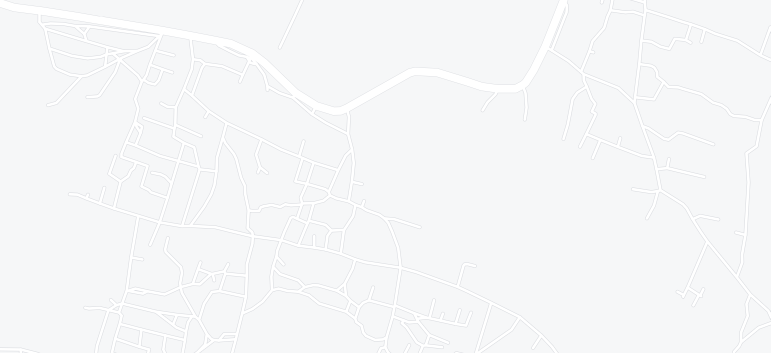
#> input picture Gmap.png, 1541 x 706 px (shown at 1/2 size)
$ python 'task1.3 dijkstra.py'
#> lines starting #> are read from the running program, lines starting #| are printed output that depends on the picture; after the words box and inside, x2 and y2 are one past the last pixel; in counts of white or black regions, pixels touching at a corner belong together
import cv2
import numpy as np
import time
import random


img=cv2.imread("Gmap.png")
#> img is the input picture: shape (706, 1541, 3); mean B, G, R 247.9, 246.9, 245.9
print(img.shape)
#| (706, 1541, 3)


for i in range(img.shape[0]):
    for j in range(img.shape[1]):
        if img[i][j][0] < 255 and img[i][j][1] < 255 and img[i][j][2] < 255:
            img[i,j]=(0, 0, 0)
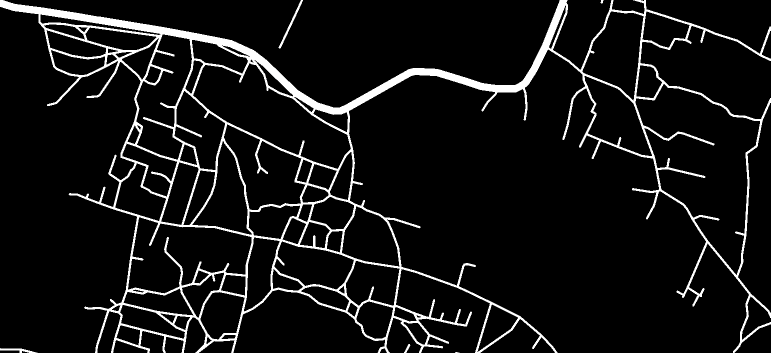
#> img: shape (706, 1541, 3) (shown at 1/2 size); mean B, G, R 20, 20, 20
for k in range(8):
    for l in range(8):
        img[165][1327][0] = 0
        img[165][1327][1] = 0
        img[165][1327][2] = 255
#> img: shape (706, 1541, 3); under 0.01% of pixels changed, all inside (x1, y1, x2, y2) = (1327, 165, 1328, 166)
for k in range(8):
    for l in range(8):
        img[577+k][249+l][0] = 60
        img[577+k][249+l][1] = 255
        img[577+k][249+l][2] = 60
#> img: shape (706, 1541, 3); mean B, G, R 20, 20, 20

#img = cv2.resize(img.astype(np.uint8), (400, 400), interpolation=cv2.INTER_AREA)
img_copy = img.copy()

pink = (255, 0, 255)
black = (255, 255, 255)

h, w, c = img.shape
#> h = 706; w = 1541; c = 3
print(w,h)
#| 1541 706

class node():
    def __init__(self, parent, position):
        self.parent = parent
        self.position = position
        self.g = np.inf
        self.h = np.inf
        self.f = np.inf


def min_dist(open_list):
    min_dist = np.inf
    min_node = None
    for node in open_list:
        if open_list[node].f < min_dist:
            min_dist = open_list[node].f
            min_node = open_list[node]
    return min_node


def get_dist(p1, p2):
    x1, y1 = p1
    x2, y2 = p2
    return (((x1 - x2) ** 2 + (y1 - y2) ** 2)) ** 0.5


def obstacle(position):
    x, y = position
    if img[y][x][0] == 0 and img[y][x][1] == 0 and img[y][x][2] == 0:
        return True
    return False


def goal(position):
    x, y = position
    if img[y][x][0] == 60 and img[y][x][1] == 255 and img[y][x][2] == 60:
        return True
    return False


def show_path(node):
    print('show path')
    current_node = node
    path = []
    path.append(current_node.position)
    current_node = current_node.parent
    while current_node.parent is not None:
        path.append(current_node.position)
        img_copy[current_node.position[1]][current_node.position[0]] = (0, 255, 0)
        current_node = current_node.parent
    path.reverse()
    #    for i in range(len(path)-1):
    #        cv2.line(img_copy.astype(np.uint8), path[i], path[i+1], (0, 255, 0), 5)
    cv2.namedWindow('final path', cv2.WINDOW_NORMAL)
    cv2.imshow("final path", img_copy.astype(np.uint8))
    cv2.imwrite("final_path.png", img_copy)
    if cv2.waitKey(1) == 'q':
        cv2.destroyAllWindows()
        return


def dijstra(start, end):
    print('astar called')
    open_list = {}
    closed_list = []
    start_node = node(None, start)
    start_node.g = start_node.h = start_node.f = 0
    open_list[start] = start_node
    while len(open_list) > 0:
        # print("dict size = ", len(open_list))
        current_node = min_dist(open_list)
        img[current_node.position[1]][current_node.position[0]] = (255, 0, 0)
#> img: shape (706, 1541, 3); mean B, G, R 20, 20, 20
        open_list.pop(current_node.position)

        if current_node.position == end:
            print("Goal Reached")
            show_path(current_node)
            return

        for new_position in [(0, -1), (0, 1), (-1, 0), (1, 0), (-1, -1), (-1, 1), (1, -1), (1, 1)]:
            node_position = (current_node.position[0] + new_position[0], current_node.position[1] + new_position[1])
            if node_position[0] > (w - 1) or node_position[0] < 0 or node_position[1] > (h - 1) or node_position[1] < 0:

                continue
            if node_position in closed_list:

                continue
            if obstacle(node_position):

                continue
            print("3")
            img[node_position[1]][node_position[0]] = pink
            new_node = node(current_node, node_position)

            new_node.g = current_node.g + get_dist(current_node.position, new_node.position)
            new_node.h = 0
            new_node.f = new_node.g + new_node.h

            if new_node.position in open_list:
                if new_node.g < open_list[new_node.position].g:
                    open_list[new_node.position] = new_node
            else:
                open_list[new_node.position] = new_node
#> img: shape (706, 1541, 3); mean B, G, R 20, 20, 20

        if current_node.position not in closed_list:
            closed_list.append(current_node.position)

        cv2.namedWindow('path_finding', cv2.WINDOW_NORMAL)
        cv2.imshow("path_finding", img.astype(np.uint8))
        cv2.waitKey(1)


if __name__ == '__main__':
    start = (1327,165)
    end =  (253, 581)

    begin_ = time.time()
    dijstra(start, end)
    end = time.time()

    print("algorithm time = ", (end - begin_))

    cv2.namedWindow("path_finding", cv2.WINDOW_NORMAL)
    cv2.imshow("path_found", img.astype(np.uint8))
    cv2.waitKey(0)
    cv2.destroyAllWindows()
